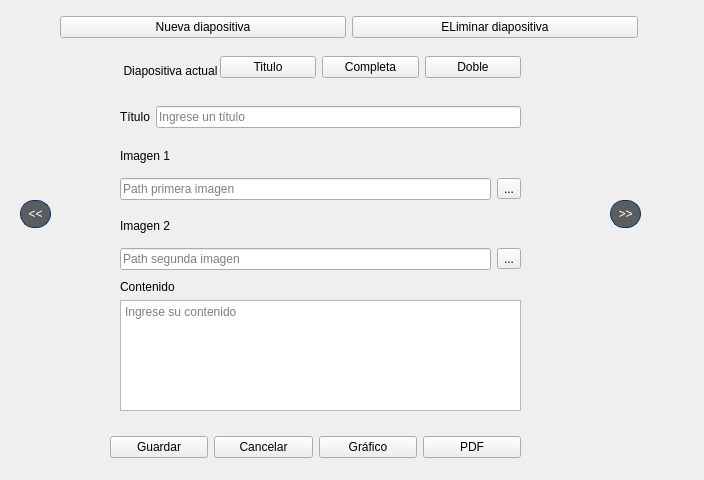
<?xml version="1.0" encoding="UTF-8"?>
<ui version="4.0">
 <class>DialogPresentacion</class>
 <widget class="QDialog" name="DialogPresentacion">
  <property name="geometry">
   <rect>
    <x>0</x>
    <y>0</y>
    <width>704</width>
    <height>480</height>
   </rect>
  </property>
  <property name="windowTitle">
   <string>Dialog</string>
  </property>
  <widget class="QPushButton" name="btnPreview">
   <property name="geometry">
    <rect>
     <x>20</x>
     <y>200</y>
     <width>31</width>
     <height>28</height>
    </rect>
   </property>
   <property name="styleSheet">
    <string notr="true">border-style: solid;
border-width: 1px;
border-color: rgb(0, 51, 102);
background-color: rgb(30, 33, 36, 180);
color: rgb(255, 255, 255);
border-radius: 14px;</string>
   </property>
   <property name="text">
    <string>&lt;&lt;</string>
   </property>
  </widget>
  <widget class="QPushButton" name="btnNext">
   <property name="geometry">
    <rect>
     <x>610</x>
     <y>200</y>
     <width>31</width>
     <height>28</height>
    </rect>
   </property>
   <property name="styleSheet">
    <string notr="true">border-style: solid;
border-width: 1px;
border-color: rgb(0, 51, 102);
background-color: rgb(30, 33, 36, 180);
color: rgb(255, 255, 255);
border-radius: 14px;</string>
   </property>
   <property name="text">
    <string>&gt;&gt;</string>
   </property>
  </widget>
  <widget class="QLabel" name="lblDiapositiva">
   <property name="geometry">
    <rect>
     <x>120</x>
     <y>50</y>
     <width>101</width>
     <height>41</height>
    </rect>
   </property>
   <property name="text">
    <string>Diapositiva actual</string>
   </property>
   <property name="alignment">
    <set>Qt::AlignCenter</set>
   </property>
   <property name="wordWrap">
    <bool>true</bool>
   </property>
  </widget>
  <widget class="QWidget" name="layoutWidget">
   <property name="geometry">
    <rect>
     <x>60</x>
     <y>10</y>
     <width>578</width>
     <height>34</height>
    </rect>
   </property>
   <layout class="QHBoxLayout" name="horizontalLayout">
    <item>
     <widget class="QPushButton" name="btnNuevo">
      <property name="text">
       <string>Nueva diapositiva</string>
      </property>
     </widget>
    </item>
    <item>
     <widget class="QPushButton" name="btnEliminar">
      <property name="text">
       <string>ELiminar diapositiva</string>
      </property>
     </widget>
    </item>
   </layout>
  </widget>
  <widget class="QWidget" name="layoutWidget">
   <property name="geometry">
    <rect>
     <x>220</x>
     <y>50</y>
     <width>301</width>
     <height>34</height>
    </rect>
   </property>
   <layout class="QHBoxLayout" name="horizontalLayout_2">
    <item>
     <widget class="QPushButton" name="btnTitulo">
      <property name="text">
       <string>Titulo</string>
      </property>
     </widget>
    </item>
    <item>
     <widget class="QPushButton" name="btnCompleta">
      <property name="text">
       <string>Completa</string>
      </property>
     </widget>
    </item>
    <item>
     <widget class="QPushButton" name="btnDoble">
      <property name="text">
       <string>Doble</string>
      </property>
     </widget>
    </item>
   </layout>
  </widget>
  <widget class="QWidget" name="layoutWidget">
   <property name="geometry">
    <rect>
     <x>120</x>
     <y>100</y>
     <width>401</width>
     <height>34</height>
    </rect>
   </property>
   <layout class="QHBoxLayout" name="horizontalLayout_3">
    <item>
     <widget class="QLabel" name="lblTitulo">
      <property name="text">
       <string>Título</string>
      </property>
     </widget>
    </item>
    <item>
     <widget class="QLineEdit" name="edtTitulo">
      <property name="placeholderText">
       <string>Ingrese un título</string>
      </property>
     </widget>
    </item>
   </layout>
  </widget>
  <widget class="QWidget" name="layoutWidget">
   <property name="geometry">
    <rect>
     <x>120</x>
     <y>140</y>
     <width>401</width>
     <height>60</height>
    </rect>
   </property>
   <layout class="QGridLayout" name="gridLayout">
    <item row="0" column="0">
     <widget class="QLabel" name="lblImagen1">
      <property name="text">
       <string>Imagen 1</string>
      </property>
     </widget>
    </item>
    <item row="1" column="0">
     <widget class="QLineEdit" name="edtImagen1">
      <property name="readOnly">
       <bool>true</bool>
      </property>
      <property name="placeholderText">
       <string>Path primera imagen</string>
      </property>
     </widget>
    </item>
    <item row="1" column="1">
     <widget class="QToolButton" name="btnImagen1">
      <property name="text">
       <string>...</string>
      </property>
     </widget>
    </item>
   </layout>
  </widget>
  <widget class="QWidget" name="layoutWidget">
   <property name="geometry">
    <rect>
     <x>120</x>
     <y>210</y>
     <width>401</width>
     <height>60</height>
    </rect>
   </property>
   <layout class="QGridLayout" name="gridLayout_2">
    <item row="0" column="0">
     <widget class="QLabel" name="lblImagen2">
      <property name="text">
       <string>Imagen 2</string>
      </property>
     </widget>
    </item>
    <item row="1" column="0">
     <widget class="QLineEdit" name="edtImagen2">
      <property name="readOnly">
       <bool>true</bool>
      </property>
      <property name="placeholderText">
       <string>Path segunda imagen</string>
      </property>
     </widget>
    </item>
    <item row="1" column="1">
     <widget class="QToolButton" name="btnImagen2">
      <property name="text">
       <string>...</string>
      </property>
     </widget>
    </item>
   </layout>
  </widget>
  <widget class="QWidget" name="layoutWidget">
   <property name="geometry">
    <rect>
     <x>120</x>
     <y>280</y>
     <width>401</width>
     <height>131</height>
    </rect>
   </property>
   <layout class="QGridLayout" name="gridLayout_3">
    <item row="0" column="0">
     <widget class="QLabel" name="lblContenido">
      <property name="text">
       <string>Contenido</string>
      </property>
     </widget>
    </item>
    <item row="1" column="0">
     <widget class="QTextEdit" name="edtContenido">
      <property name="placeholderText">
       <string>Ingrese su contenido</string>
      </property>
     </widget>
    </item>
   </layout>
  </widget>
  <widget class="QWidget" name="layoutWidget">
   <property name="geometry">
    <rect>
     <x>110</x>
     <y>430</y>
     <width>411</width>
     <height>34</height>
    </rect>
   </property>
   <layout class="QHBoxLayout" name="horizontalLayout_4">
    <item>
     <widget class="QPushButton" name="btnGuardar">
      <property name="text">
       <string>Guardar</string>
      </property>
     </widget>
    </item>
    <item>
     <widget class="QPushButton" name="btnCancelar">
      <property name="text">
       <string>Cancelar</string>
      </property>
     </widget>
    </item>
    <item>
     <widget class="QPushButton" name="btnGrafico">
      <property name="text">
       <string>Gráfico</string>
      </property>
     </widget>
    </item>
    <item>
     <widget class="QPushButton" name="btnPDF">
      <property name="text">
       <string>PDF</string>
      </property>
     </widget>
    </item>
   </layout>
  </widget>
 </widget>
 <resources/>
 <connections/>
</ui>
